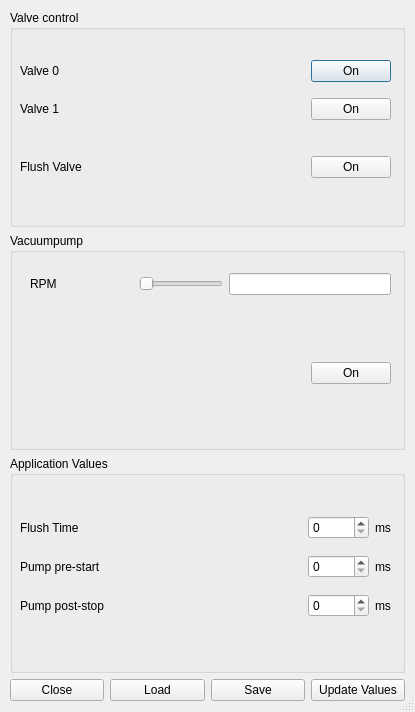
<?xml version="1.0" encoding="UTF-8"?>
<ui version="4.0">
 <class>DlrDialog</class>
 <widget class="QDialog" name="DlrDialog">
  <property name="geometry">
   <rect>
    <x>0</x>
    <y>0</y>
    <width>415</width>
    <height>712</height>
   </rect>
  </property>
  <property name="windowTitle">
   <string>DLR Control</string>
  </property>
  <property name="windowIcon">
   <iconset resource="rs232_ressources.qrc">
    <normaloff>:/imgs/images/dlr_logo.png</normaloff>:/imgs/images/dlr_logo.png</iconset>
  </property>
  <property name="sizeGripEnabled">
   <bool>true</bool>
  </property>
  <widget class="QWidget" name="">
   <property name="geometry">
    <rect>
     <x>10</x>
     <y>10</y>
     <width>395</width>
     <height>691</height>
    </rect>
   </property>
   <layout class="QGridLayout" name="gridLayout_4">
    <item row="0" column="0" colspan="4">
     <widget class="QGroupBox" name="groupBox_2">
      <property name="title">
       <string>Valve control</string>
      </property>
      <widget class="QWidget" name="">
       <property name="geometry">
        <rect>
         <x>10</x>
         <y>40</y>
         <width>371</width>
         <height>141</height>
        </rect>
       </property>
       <layout class="QGridLayout" name="gridLayout_2">
        <item row="0" column="0">
         <widget class="QLabel" name="label_4">
          <property name="text">
           <string>Valve 0</string>
          </property>
         </widget>
        </item>
        <item row="0" column="1" rowspan="2">
         <spacer name="verticalSpacer">
          <property name="orientation">
           <enum>Qt::Vertical</enum>
          </property>
          <property name="sizeHint" stdset="0">
           <size>
            <width>20</width>
            <height>40</height>
           </size>
          </property>
         </spacer>
        </item>
        <item row="0" column="2">
         <widget class="QPushButton" name="valve_0_Btn">
          <property name="text">
           <string>On</string>
          </property>
         </widget>
        </item>
        <item row="1" column="0">
         <widget class="QLabel" name="label_5">
          <property name="text">
           <string>Valve 1</string>
          </property>
         </widget>
        </item>
        <item row="1" column="2">
         <widget class="QPushButton" name="valve_1_Btn">
          <property name="text">
           <string>On</string>
          </property>
         </widget>
        </item>
        <item row="3" column="0">
         <widget class="QLabel" name="label_6">
          <property name="text">
           <string>Flush Valve</string>
          </property>
         </widget>
        </item>
        <item row="3" column="2">
         <widget class="QPushButton" name="flushBtn">
          <property name="text">
           <string>On</string>
          </property>
         </widget>
        </item>
        <item row="2" column="1">
         <spacer name="horizontalSpacer">
          <property name="orientation">
           <enum>Qt::Horizontal</enum>
          </property>
          <property name="sizeHint" stdset="0">
           <size>
            <width>78</width>
            <height>20</height>
           </size>
          </property>
         </spacer>
        </item>
       </layout>
      </widget>
     </widget>
    </item>
    <item row="3" column="1">
     <widget class="QPushButton" name="loadBtn">
      <property name="text">
       <string>Load</string>
      </property>
     </widget>
    </item>
    <item row="3" column="3">
     <widget class="QPushButton" name="updateBtn">
      <property name="text">
       <string>Update Values</string>
      </property>
     </widget>
    </item>
    <item row="3" column="0">
     <widget class="QPushButton" name="closeBtn">
      <property name="text">
       <string>Close</string>
      </property>
     </widget>
    </item>
    <item row="1" column="0" colspan="4">
     <widget class="QGroupBox" name="groupBox">
      <property name="title">
       <string>Vacuumpump</string>
      </property>
      <widget class="QWidget" name="">
       <property name="geometry">
        <rect>
         <x>20</x>
         <y>40</y>
         <width>361</width>
         <height>111</height>
        </rect>
       </property>
       <layout class="QGridLayout" name="gridLayout">
        <item row="0" column="0">
         <widget class="QLabel" name="label_2">
          <property name="text">
           <string>RPM</string>
          </property>
         </widget>
        </item>
        <item row="0" column="1" rowspan="2">
         <spacer name="horizontalSpacer_5">
          <property name="orientation">
           <enum>Qt::Horizontal</enum>
          </property>
          <property name="sizeHint" stdset="0">
           <size>
            <width>40</width>
            <height>20</height>
           </size>
          </property>
         </spacer>
        </item>
        <item row="0" column="2">
         <widget class="QSlider" name="rpmSlider">
          <property name="orientation">
           <enum>Qt::Horizontal</enum>
          </property>
         </widget>
        </item>
        <item row="0" column="3" colspan="2">
         <widget class="QLineEdit" name="rpmField"/>
        </item>
        <item row="1" column="3">
         <spacer name="horizontalSpacer_4">
          <property name="orientation">
           <enum>Qt::Horizontal</enum>
          </property>
          <property name="sizeHint" stdset="0">
           <size>
            <width>40</width>
            <height>20</height>
           </size>
          </property>
         </spacer>
        </item>
        <item row="2" column="3">
         <spacer name="horizontalSpacer_2">
          <property name="orientation">
           <enum>Qt::Horizontal</enum>
          </property>
          <property name="sizeHint" stdset="0">
           <size>
            <width>40</width>
            <height>20</height>
           </size>
          </property>
         </spacer>
        </item>
        <item row="2" column="4">
         <widget class="QPushButton" name="pump_Btn">
          <property name="text">
           <string>On</string>
          </property>
         </widget>
        </item>
       </layout>
      </widget>
     </widget>
    </item>
    <item row="3" column="2">
     <widget class="QPushButton" name="saveBtn">
      <property name="text">
       <string>Save</string>
      </property>
     </widget>
    </item>
    <item row="2" column="0" colspan="4">
     <widget class="QGroupBox" name="groupBox_3">
      <property name="title">
       <string>Application Values</string>
      </property>
      <widget class="QWidget" name="">
       <property name="geometry">
        <rect>
         <x>10</x>
         <y>50</y>
         <width>371</width>
         <height>121</height>
        </rect>
       </property>
       <layout class="QGridLayout" name="gridLayout_3">
        <item row="0" column="1">
         <spacer name="horizontalSpacer_3">
          <property name="orientation">
           <enum>Qt::Horizontal</enum>
          </property>
          <property name="sizeHint" stdset="0">
           <size>
            <width>40</width>
            <height>20</height>
           </size>
          </property>
         </spacer>
        </item>
        <item row="1" column="0">
         <widget class="QLabel" name="label">
          <property name="text">
           <string>Pump pre-start</string>
          </property>
         </widget>
        </item>
        <item row="0" column="3">
         <widget class="QLabel" name="label_10">
          <property name="text">
           <string>ms</string>
          </property>
         </widget>
        </item>
        <item row="1" column="3">
         <widget class="QLabel" name="label_8">
          <property name="text">
           <string>ms</string>
          </property>
         </widget>
        </item>
        <item row="0" column="2">
         <widget class="QSpinBox" name="flushTimeSpinner"/>
        </item>
        <item row="0" column="0">
         <widget class="QLabel" name="label_7">
          <property name="text">
           <string>Flush Time</string>
          </property>
         </widget>
        </item>
        <item row="1" column="2">
         <widget class="QSpinBox" name="preStartSpinner">
          <property name="maximum">
           <number>65534</number>
          </property>
          <property name="singleStep">
           <number>10</number>
          </property>
         </widget>
        </item>
        <item row="2" column="0">
         <widget class="QLabel" name="label_3">
          <property name="text">
           <string>Pump post-stop</string>
          </property>
         </widget>
        </item>
        <item row="2" column="2">
         <widget class="QSpinBox" name="postStopSpinner"/>
        </item>
        <item row="2" column="3">
         <widget class="QLabel" name="label_9">
          <property name="text">
           <string>ms</string>
          </property>
         </widget>
        </item>
       </layout>
      </widget>
     </widget>
    </item>
   </layout>
  </widget>
 </widget>
 <resources>
  <include location="rs232_ressources.qrc"/>
 </resources>
 <connections/>
</ui>
